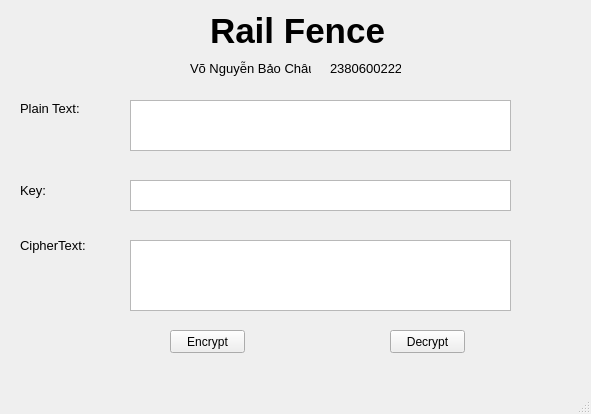
<?xml version="1.0" encoding="UTF-8"?>
<ui version="4.0">
 <class>MainWindow</class>
 <widget class="QMainWindow" name="MainWindow">
  <property name="geometry">
   <rect>
    <x>0</x>
    <y>0</y>
    <width>591</width>
    <height>414</height>
   </rect>
  </property>
  <property name="windowTitle">
   <string>MainWindow</string>
  </property>
  <widget class="QWidget" name="centralwidget">
   <widget class="QLabel" name="label">
    <property name="geometry">
     <rect>
      <x>210</x>
      <y>10</y>
      <width>181</width>
      <height>41</height>
     </rect>
    </property>
    <property name="font">
     <font>
      <pointsize>26</pointsize>
      <weight>75</weight>
      <bold>true</bold>
     </font>
    </property>
    <property name="text">
     <string>Rail Fence</string>
    </property>
   </widget>
   <widget class="QLabel" name="label_2">
    <property name="geometry">
     <rect>
      <x>190</x>
      <y>60</y>
      <width>121</width>
      <height>16</height>
     </rect>
    </property>
    <property name="font">
     <font>
      <pointsize>10</pointsize>
     </font>
    </property>
    <property name="text">
     <string>Võ Nguyễn Bảo Châu</string>
    </property>
   </widget>
   <widget class="QLabel" name="label_3">
    <property name="geometry">
     <rect>
      <x>330</x>
      <y>60</y>
      <width>71</width>
      <height>16</height>
     </rect>
    </property>
    <property name="font">
     <font>
      <pointsize>10</pointsize>
     </font>
    </property>
    <property name="text">
     <string>2380600222</string>
    </property>
   </widget>
   <widget class="QLabel" name="label_4">
    <property name="geometry">
     <rect>
      <x>20</x>
      <y>100</y>
      <width>71</width>
      <height>16</height>
     </rect>
    </property>
    <property name="font">
     <font>
      <pointsize>10</pointsize>
     </font>
    </property>
    <property name="text">
     <string>Plain Text:</string>
    </property>
   </widget>
   <widget class="QLabel" name="label_5">
    <property name="geometry">
     <rect>
      <x>20</x>
      <y>180</y>
      <width>31</width>
      <height>20</height>
     </rect>
    </property>
    <property name="font">
     <font>
      <pointsize>10</pointsize>
     </font>
    </property>
    <property name="text">
     <string>Key:</string>
    </property>
   </widget>
   <widget class="QLabel" name="label_6">
    <property name="geometry">
     <rect>
      <x>20</x>
      <y>230</y>
      <width>71</width>
      <height>31</height>
     </rect>
    </property>
    <property name="font">
     <font>
      <pointsize>10</pointsize>
     </font>
    </property>
    <property name="text">
     <string>CipherText:</string>
    </property>
   </widget>
   <widget class="QTextEdit" name="textEdit">
    <property name="geometry">
     <rect>
      <x>130</x>
      <y>100</y>
      <width>381</width>
      <height>51</height>
     </rect>
    </property>
   </widget>
   <widget class="QTextEdit" name="textEdit_2">
    <property name="geometry">
     <rect>
      <x>130</x>
      <y>180</y>
      <width>381</width>
      <height>31</height>
     </rect>
    </property>
   </widget>
   <widget class="QTextEdit" name="textEdit_3">
    <property name="geometry">
     <rect>
      <x>130</x>
      <y>240</y>
      <width>381</width>
      <height>71</height>
     </rect>
    </property>
   </widget>
   <widget class="QPushButton" name="pushButton">
    <property name="geometry">
     <rect>
      <x>170</x>
      <y>330</y>
      <width>75</width>
      <height>23</height>
     </rect>
    </property>
    <property name="text">
     <string>Encrypt</string>
    </property>
   </widget>
   <widget class="QPushButton" name="pushButton_2">
    <property name="geometry">
     <rect>
      <x>390</x>
      <y>330</y>
      <width>75</width>
      <height>23</height>
     </rect>
    </property>
    <property name="text">
     <string>Decrypt</string>
    </property>
   </widget>
  </widget>
  <widget class="QMenuBar" name="menubar">
   <property name="geometry">
    <rect>
     <x>0</x>
     <y>0</y>
     <width>591</width>
     <height>21</height>
    </rect>
   </property>
  </widget>
  <widget class="QStatusBar" name="statusbar"/>
 </widget>
 <resources/>
 <connections/>
</ui>
